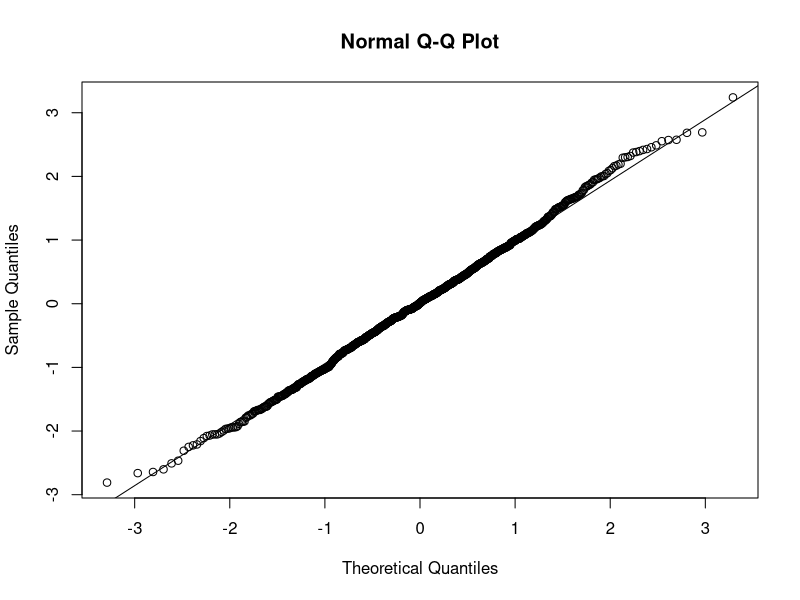
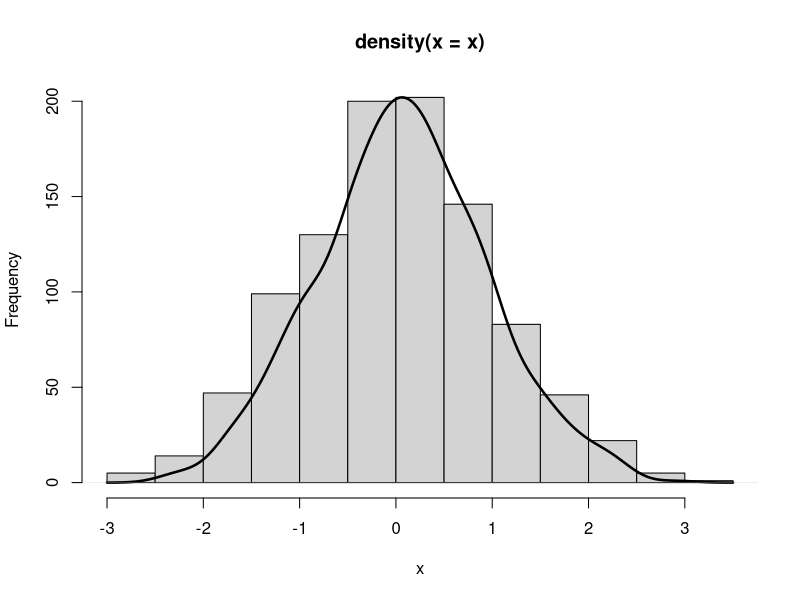
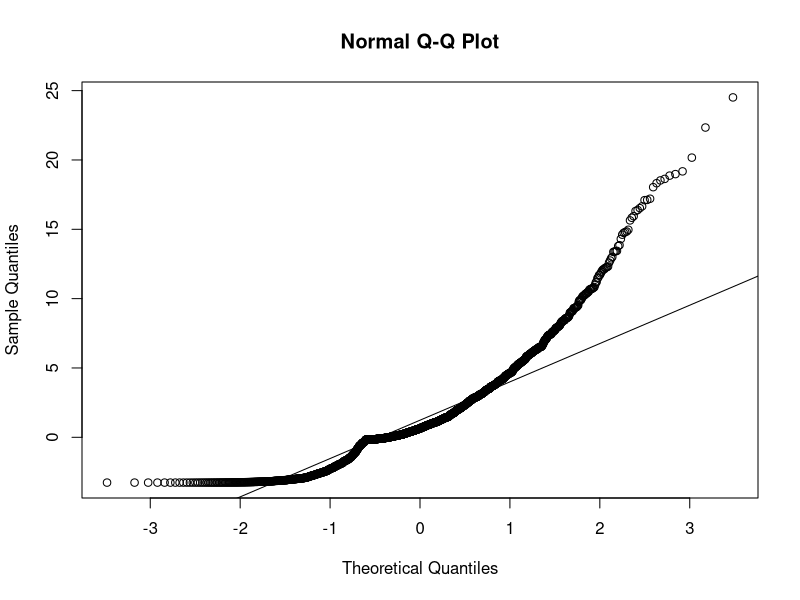
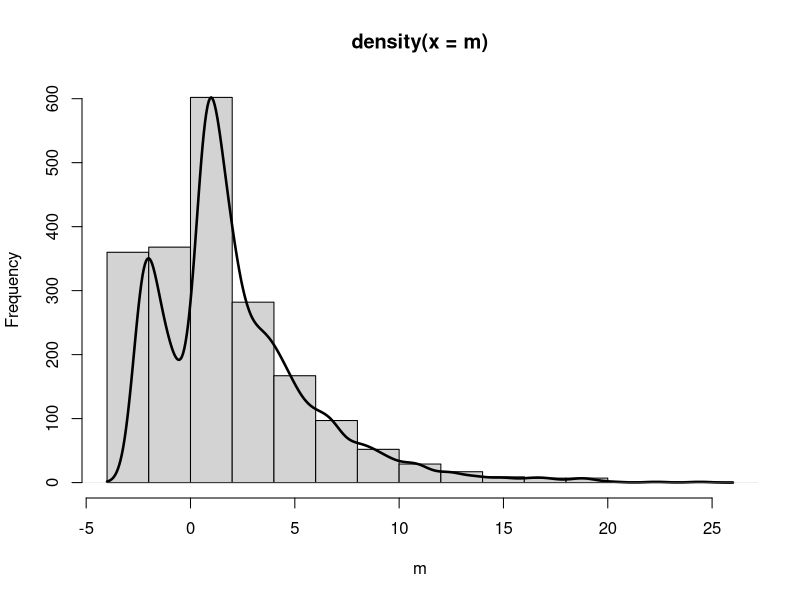

These figures' R source, in order:
## ---- chunk 1
set.seed(123)
## ---- chunk 2
x = rnorm(1000)
## ---- chunk 3
#rodar com Ctrl+shift+enter
qqnorm(x)
#linha
qqline(x)
## ---- chunk 4
shapiro.test(x) 
## ---- chunk 5
#rodar com Ctrl+shift+enter
hist(x, main="")
par(new=TRUE)
plot(density(x),ylab = "", xlab = "", axes=F, lwd=2.5 ) 
## ---- chunk 6
#rodar com Ctrl+shift+enter
#install.packages("semTools")
library(semTools)
m = mvrnonnorm(1000, c(1, 2), matrix(c(10, 2, 2, 5), 2, 2),
                 skewness = c(5, 2), kurtosis = c(3, 3))
qqnorm(m)
qqline(m)
## ---- chunk 7
shapiro.test(m)
## ---- chunk 8
#rodar com Ctrl+shift+enter
hist(m, main="")
par(new=TRUE)
plot(density(m),ylab = "", xlab = "", axes=F, lwd=2.5 ) 
## ---- chunk 9
